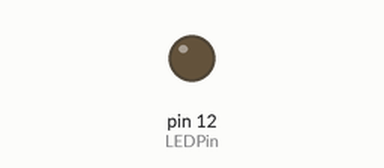
Simulated run of this program. Board: Raspberry Pi (header pin numbers). On the bench: output pins drawn as LEDs (lit = HIGH). What the program prints to the terminal is not drawn.

Above: at 0.15 s.
At 39.24 s:
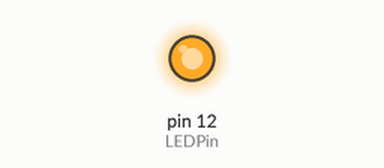
Timing chart, 0 to 40.0 s (numbered marks = the images above):
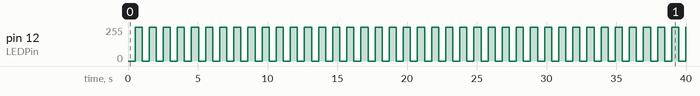

The program:

breathingLED.py
```python
import RPi.GPIO as gpio
import time

LEDPin = 12

def setup():
    global p
    gpio.setmode(gpio.BOARD)
    gpio.setup(LEDPin, gpio.OUT)
    gpio.output(LEDPin, False)

    p = gpio.PWM(LEDPin, 500)
    p.start(0)

def loop():
    while True:
        for dc in range(0,101,1):
            p.ChangeDutyCycle(dc)
            time.sleep(0.005)
        time.sleep(0)
        for dc in range(100,-1,-1):
            p.ChangeDutyCycle(dc)
            time.sleep(0.005)
        time.sleep(0)

def finish():
    gpio.cleanup()


if __name__ == '__main__':
    print('Program starting...')
    setup()
    try:
        loop()
    except KeyboardInterrupt:
        finish()
```

Measured:
- by itself, pin 12 (LEDPin): 0/255 → 255/255 at 0.50 s, → 0/255 0.51 s later, → 255/255 0.51 s later, → 0/255 0.51 s later, … (80 changes in this stretch)
